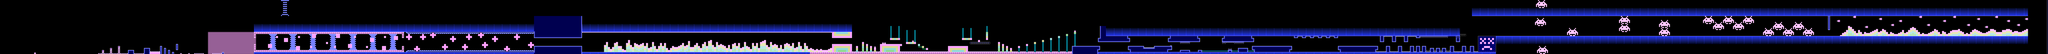

This is a level from a 2D game, rendered from its Tiled map with the project's own tilesets. A one-line summary and the map file follow, with tile-layer data summarised:
An orthogonal 1024x27 tile map with 16x16 px tiles, 2 tile layers (l2, l1), 2 tilesets and 1590 objects.

<map version="1.10" tiledversion="1.11.2" orientation="orthogonal" renderorder="right-down" width="1024" height="27" tilewidth="16" tileheight="16" infinite="0" nextlayerid="8" nextobjectid="2943">
 <editorsettings>
  <export target="funnygameholiday.json" format="json" />
 </editorsettings>
 <properties>
  <property name="BG" type="color" value="#ff000000" />
  <property name="Background Type" type="int" value="2" />
  <property name="COL1" type="color" value="#ff000000" />
  <property name="COL2" type="color" value="#ff000000" />
  <property name="COL3" type="color" value="#ff000000" />
  <property name="COL4" type="color" value="#ffffffff" />
  <property name="Difficulty" value="HARDER" />
  <property name="GROUND" type="color" value="#ff000000" />
  <property name="Gamemode" type="int" value="0" />
  <property name="Ground Type" type="int" value="0" />
  <property name="Level name" value="FUNNYGAME HOLIDAY" />
  <property name="OBJ" type="color" value="#ff0087ff" />
  <property name="Song" value="STEREOMA" />
  <property name="Speed" type="int" value="1" />
  <property name="Stars" type="int" value="7" />
 </properties>
 <tileset firstgid="1" source="famidash.tsx" />
 <tileset firstgid="16385" source="sprites.tsx" />
 <layer id="4" name="l2" width="1024" height="27">
  <data>[27648 cells, 24120 non-empty, 27 distinct tile ids]</data>
 </layer>
 <layer id="1" name="l1" width="1024" height="27">
  <data>[27648 cells, 25278 non-empty, 139 distinct tile ids]</data>
 </layer>
 <objectgroup id="7" name="SP">
  <!-- 1590 objects omitted --></objectgroup>
</map>
<!-- 1590 of 1590 objects omitted -->
